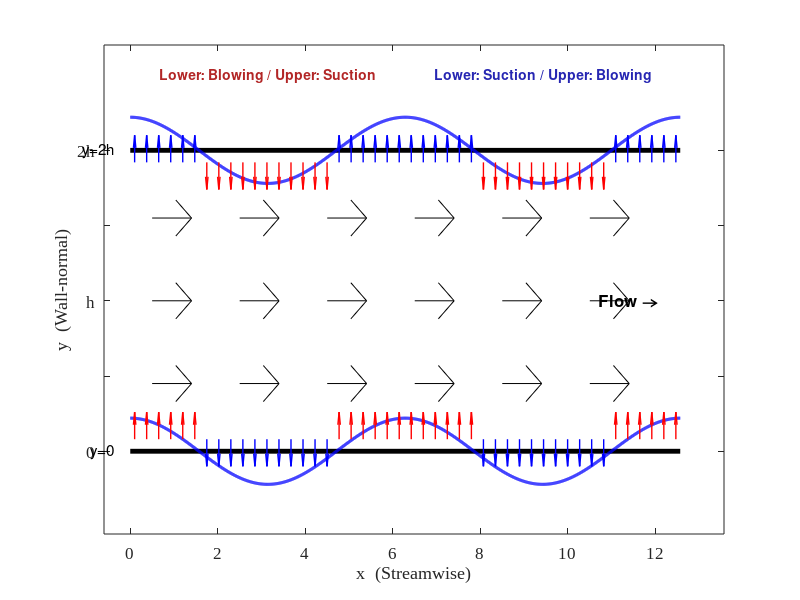

The MATLAB source for this figure:
function plot_flowbc
    clc; close all;

    pi_val = 3.1415926535;
    xlength = 4 * pi_val;
    ylength = 2.0;
    ubulk   = 1.0;
    V_wall_blowing = 0.0034 * ubulk;

    figure('Units', 'pixels', 'Position', [100, 100, 1200, 500], 'Color', 'w');
    hold on; box on;

    % 上下壁面
    plot([0, xlength], [0, 0], 'k-', 'LineWidth', 3.5);
    plot([0, xlength], [ylength, ylength], 'k-', 'LineWidth', 3.5);

    % 余弦波填色
    amp_vis = 0.22;
    x_fine = linspace(0, xlength, 1200);
    wave = amp_vis * cos(x_fine);

    [x_seg_pos, y_seg_pos] = build_segments(x_fine, wave, 'positive');
    [x_seg_neg, y_seg_neg] = build_segments(x_fine, wave, 'negative');

    fill(x_seg_pos, y_seg_pos, [1.0, 0.42, 0.42], ...
         'FaceAlpha', 0.55, 'EdgeColor', 'none');
    fill(x_seg_neg, y_seg_neg, [0.42, 0.52, 1.0], ...
         'FaceAlpha', 0.55, 'EdgeColor', 'none');
    fill(x_seg_pos, ylength + y_seg_pos, [0.42, 0.52, 1.0], ...
         'FaceAlpha', 0.55, 'EdgeColor', 'none');
    fill(x_seg_neg, ylength + y_seg_neg, [1.0, 0.42, 0.42], ...
         'FaceAlpha', 0.55, 'EdgeColor', 'none');

    plot(x_fine, wave, 'b-', 'LineWidth', 2.2);
    plot(x_fine, ylength + wave, 'b-', 'LineWidth', 2.2);

    % 吹吸法向箭头
    n_arr = 46;
    x_arr = linspace(0.10, xlength - 0.10, n_arr);
    for i = 1:n_arr
        v_loc = V_wall_blowing * cos(x_arr(i));
        if abs(v_loc) > 0.01 * V_wall_blowing
            if v_loc > 0
                quiver(x_arr(i), 0.08, 0,  0.18, 0, 'r', ...
                       'LineWidth', 1.0, 'MaxHeadSize', 0.28, 'AutoScale', 'off');
                quiver(x_arr(i), ylength - 0.08, 0,  0.18, 0, 'b', ...
                       'LineWidth', 1.0, 'MaxHeadSize', 0.28, 'AutoScale', 'off');
            else
                quiver(x_arr(i), 0.08, 0, -0.18, 0, 'b', ...
                       'LineWidth', 1.0, 'MaxHeadSize', 0.28, 'AutoScale', 'off');
                quiver(x_arr(i), ylength - 0.08, 0, -0.18, 0, 'r', ...
                       'LineWidth', 1.0, 'MaxHeadSize', 0.28, 'AutoScale', 'off');
            end
        end
    end

    % 流向箭头
    h = ylength / 2;
    for yi = 1:3
        ya = 0.45 + (yi-1) * (ylength - 0.9) / 2;
        for xi = 1:6
            xa = 0.5 + (xi-1) * 2.0;
            quiver(xa, ya, 0.9, 0, 0, 'k', ...
                   'LineWidth', 0.6, 'MaxHeadSize', 0.24, 'AutoScale', 'off');
        end
    end

    % 标注
    text(xlength - 0.5, h, 'Flow \rightarrow', ...
         'FontSize', 12, 'FontWeight', 'bold', ...
         'HorizontalAlignment', 'right', 'Interpreter', 'tex');

    text(-0.35, 0, 'y=0', 'FontSize', 11, ...
         'HorizontalAlignment', 'right', 'VerticalAlignment', 'middle', 'Interpreter', 'tex');
    text(-0.35, ylength, 'y=2h', 'FontSize', 11, ...
         'HorizontalAlignment', 'right', 'VerticalAlignment', 'middle', 'Interpreter', 'tex');

    % 图例
    text(pi_val, ylength + 0.50, 'Lower: Blowing / Upper: Suction', 'FontSize', 10, ...
         'Color', [0.7, 0.15, 0.15], 'FontWeight', 'bold', 'HorizontalAlignment', 'center', 'Interpreter', 'none');
    text(3*pi_val, ylength + 0.50, 'Lower: Suction / Upper: Blowing', 'FontSize', 10, ...
         'Color', [0.15, 0.15, 0.7], 'FontWeight', 'bold', 'HorizontalAlignment', 'center', 'Interpreter', 'none');

    xlabel('x  (Streamwise)', 'Interpreter', 'none', 'FontSize', 14);
    ylabel('y  (Wall-normal)', 'Interpreter', 'none', 'FontSize', 14);

    xlim([-0.6, xlength + 1.0]);
    ylim([-0.55, ylength + 0.70]);
    set(gca, 'FontSize', 12, 'FontName', 'Times New Roman', ...
             'YTick', [0, 0.5, 1.0, 1.5, 2.0], ...
             'YTickLabel', {'0', '', 'h', '', '2h'});

    saveas(gcf, 'plot_flowbc.png');
end

function [x_seg, y_seg] = build_segments(x, y, sign_type)
    if strcmp(sign_type, 'positive')
        mask = (y >= 0);
    else
        mask = (y < 0);
    end
    diff_mask = diff([false, mask, false]);
    seg_start = find(diff_mask == 1);
    seg_end   = find(diff_mask == -1) - 1;
    n_seg = length(seg_start);
    total_len = sum(seg_end - seg_start + 1) + n_seg;
    x_seg = zeros(1, total_len);
    y_seg = zeros(1, total_len);
    idx = 1;
    for s = 1:n_seg
        len = seg_end(s) - seg_start(s) + 1;
        x_seg(idx:idx+len-1) = x(seg_start(s):seg_end(s));
        y_seg(idx:idx+len-1) = y(seg_start(s):seg_end(s));
        idx = idx + len;
        if s < n_seg
            x_seg(idx) = NaN;
            y_seg(idx) = NaN;
            idx = idx + 1;
        end
    end
    x_seg = x_seg(1:idx-1);
    y_seg = y_seg(1:idx-1);
end
